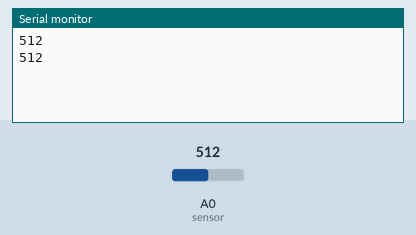
A sketch run on a simulated Arduino Uno, built with avr-gcc and run on an emulated ATmega328P. On the bench: the last lines printed to the serial monitor. The test bench sets the inputs (shaded band); at power-on: A0 (sensor) = 512.

Above: at 1.8 s.
1.9 s: A0 (sensor) set to 716
At 2.8 s:
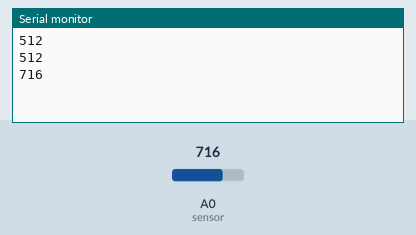
3.4 s: A0 (sensor) set to 900
At 4.6 s:
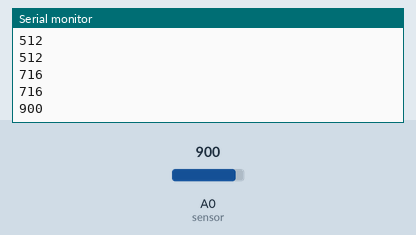
Timing chart, 0 to 6.4 s (numbered marks = the images above; inputs shaded):
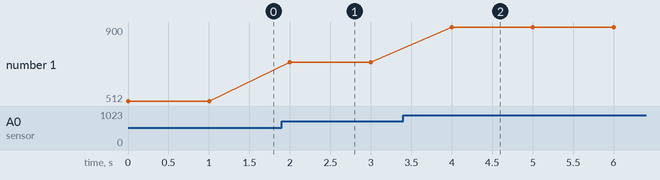

The sketch:

moisture.ino
```cpp
void setup() {
  //analogReference(EXTERNAL);


  Serial.begin(9600); // open serial port, set the baud rate as 9600 bps
}
void loop()
           {  int i;
              int j;
              int val;

              val = analogRead(A0); //connect sensor to Analog 0
              Serial.println(val); //print the value to serial port
              for(i=0;i<1;i++)
              {
              for(j=0;j<1;j++)
              {
              delay(1000);
               }

             }
           }
```

Measured:
- after the input at 1.9 s, the serial monitor: prints a new line after 0.10 s (image 1)
- after the input at 3.4 s, the serial monitor: prints a new line after 0.60 s (image 2)
- plotted number 1: 512 → 716 after the input at 1.9 s, 716 → 900 after the input at 3.4 s
